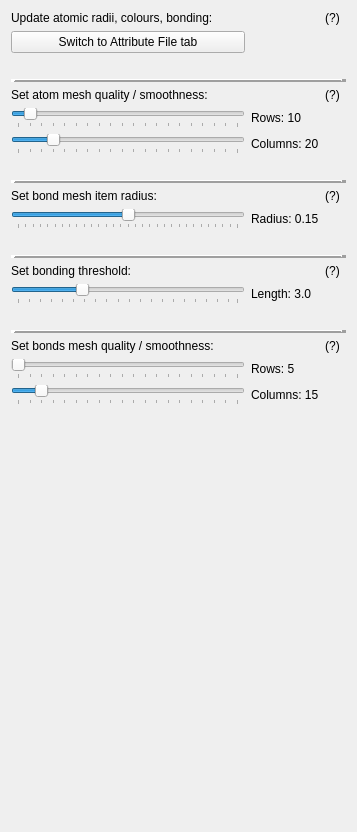
          <widget class="QWidget" name="scrollAreaWidgetContents_5">
           <property name="geometry">
            <rect>
             <x>0</x>
             <y>0</y>
             <width>357</width>
             <height>832</height>
            </rect>
           </property>
           <layout class="QGridLayout" name="gridLayout_15">
            <item row="11" column="2">
             <widget class="QLabel" name="label_22">
              <property name="toolTip">
               <string>&lt;html&gt;&lt;head/&gt;&lt;body&gt;&lt;p&gt;Adjust the radius of the bond mesh.&lt;/p&gt;&lt;/body&gt;&lt;/html&gt;</string>
              </property>
              <property name="text">
               <string>(?)</string>
              </property>
              <property name="alignment">
               <set>Qt::AlignCenter</set>
              </property>
             </widget>
            </item>
            <item row="21" column="2">
             <widget class="QLabel" name="label_20">
              <property name="toolTip">
               <string>&lt;html&gt;&lt;head/&gt;&lt;body&gt;&lt;p&gt;Mesh items for bonds are generated by default with 5 rows and 15 columns of data. Increasing the rows and / or columns increases the smoothness at the cost of performance.&lt;/p&gt;&lt;/body&gt;&lt;/html&gt;</string>
              </property>
              <property name="text">
               <string>(?)</string>
              </property>
              <property name="alignment">
               <set>Qt::AlignCenter</set>
              </property>
             </widget>
            </item>
            <item row="15" column="2">
             <widget class="QLabel" name="label_21">
              <property name="toolTip">
               <string>&lt;html&gt;&lt;head/&gt;&lt;body&gt;&lt;p&gt;Adjust the threshold to allow/disallow bonds of certain lengths to exist.&lt;/p&gt;&lt;/body&gt;&lt;/html&gt;</string>
              </property>
              <property name="text">
               <string>(?)</string>
              </property>
              <property name="alignment">
               <set>Qt::AlignCenter</set>
              </property>
             </widget>
            </item>
            <item row="6" column="2">
             <widget class="QLabel" name="label_14">
              <property name="toolTip">
               <string>&lt;html&gt;&lt;head/&gt;&lt;body&gt;&lt;p&gt;Mesh items for atoms are generated by default with 10 rows and 20 columns of data. Increasing the rows and / or columns increases the smoothness at the cost of performance.&lt;/p&gt;&lt;/body&gt;&lt;/html&gt;</string>
              </property>
              <property name="text">
               <string>(?)</string>
              </property>
              <property name="alignment">
               <set>Qt::AlignCenter</set>
              </property>
             </widget>
            </item>
            <item row="0" column="0" colspan="2">
             <widget class="QLabel" name="label_8">
              <property name="text">
               <string>Update atomic radii, colours, bonding:</string>
              </property>
             </widget>
            </item>
            <item row="5" column="0" colspan="4">
             <widget class="Line" name="line_19">
              <property name="frameShadow">
               <enum>QFrame::Raised</enum>
              </property>
              <property name="lineWidth">
               <number>5</number>
              </property>
              <property name="orientation">
               <enum>Qt::Horizontal</enum>
              </property>
             </widget>
            </item>
            <item row="6" column="0" colspan="2">
             <widget class="QLabel" name="label_9">
              <property name="text">
               <string>Set atom mesh quality / smoothness:</string>
              </property>
             </widget>
            </item>
            <item row="2" column="0">
             <widget class="QPushButton" name="switchToAttrFileTabButton">
              <property name="text">
               <string>Switch to Attribute File tab</string>
              </property>
             </widget>
            </item>
            <item row="7" column="0">
             <widget class="QSlider" name="atomRowSlider">
              <property name="minimum">
               <number>5</number>
              </property>
              <property name="maximum">
               <number>100</number>
              </property>
              <property name="singleStep">
               <number>5</number>
              </property>
              <property name="pageStep">
               <number>5</number>
              </property>
              <property name="value">
               <number>10</number>
              </property>
              <property name="orientation">
               <enum>Qt::Horizontal</enum>
              </property>
              <property name="tickPosition">
               <enum>QSlider::TicksBelow</enum>
              </property>
             </widget>
            </item>
            <item row="22" column="0">
             <widget class="QSlider" name="bondRowSlider">
              <property name="minimum">
               <number>5</number>
              </property>
              <property name="maximum">
               <number>100</number>
              </property>
              <property name="singleStep">
               <number>5</number>
              </property>
              <property name="pageStep">
               <number>5</number>
              </property>
              <property name="value">
               <number>5</number>
              </property>
              <property name="orientation">
               <enum>Qt::Horizontal</enum>
              </property>
              <property name="tickPosition">
               <enum>QSlider::TicksBelow</enum>
              </property>
             </widget>
            </item>
            <item row="15" column="0">
             <widget class="QLabel" name="label_18">
              <property name="text">
               <string>Set bonding threshold:</string>
              </property>
             </widget>
            </item>
            <item row="23" column="0">
             <widget class="QSlider" name="bondColSlider">
              <property name="minimum">
               <number>5</number>
              </property>
              <property name="maximum">
               <number>100</number>
              </property>
              <property name="singleStep">
               <number>5</number>
              </property>
              <property name="pageStep">
               <number>5</number>
              </property>
              <property name="value">
               <number>15</number>
              </property>
              <property name="orientation">
               <enum>Qt::Horizontal</enum>
              </property>
              <property name="tickPosition">
               <enum>QSlider::TicksBelow</enum>
              </property>
             </widget>
            </item>
            <item row="8" column="0">
             <widget class="QSlider" name="atomColSlider">
              <property name="minimum">
               <number>5</number>
              </property>
              <property name="maximum">
               <number>100</number>
              </property>
              <property name="singleStep">
               <number>5</number>
              </property>
              <property name="pageStep">
               <number>5</number>
              </property>
              <property name="value">
               <number>20</number>
              </property>
              <property name="orientation">
               <enum>Qt::Horizontal</enum>
              </property>
              <property name="tickPosition">
               <enum>QSlider::TicksBelow</enum>
              </property>
             </widget>
            </item>
            <item row="10" column="0" colspan="4">
             <widget class="Line" name="line_20">
              <property name="frameShadow">
               <enum>QFrame::Raised</enum>
              </property>
              <property name="lineWidth">
               <number>5</number>
              </property>
              <property name="orientation">
               <enum>Qt::Horizontal</enum>
              </property>
             </widget>
            </item>
            <item row="16" column="0">
             <widget class="QSlider" name="bondThresholdSlider">
              <property name="minimum">
               <number>1</number>
              </property>
              <property name="maximum">
               <number>100</number>
              </property>
              <property name="singleStep">
               <number>1</number>
              </property>
              <property name="pageStep">
               <number>5</number>
              </property>
              <property name="value">
               <number>30</number>
              </property>
              <property name="orientation">
               <enum>Qt::Horizontal</enum>
              </property>
              <property name="tickPosition">
               <enum>QSlider::TicksBelow</enum>
              </property>
             </widget>
            </item>
            <item row="21" column="0" colspan="2">
             <widget class="QLabel" name="label_19">
              <property name="text">
               <string>Set bonds mesh quality / smoothness:</string>
              </property>
             </widget>
            </item>
            <item row="19" column="0" colspan="4">
             <widget class="Line" name="line_22">
              <property name="frameShadow">
               <enum>QFrame::Raised</enum>
              </property>
              <property name="lineWidth">
               <number>5</number>
              </property>
              <property name="orientation">
               <enum>Qt::Horizontal</enum>
              </property>
             </widget>
            </item>
            <item row="11" column="0">
             <widget class="QLabel" name="label_15">
              <property name="text">
               <string>Set bond mesh item radius:</string>
              </property>
             </widget>
            </item>
            <item row="12" column="0">
             <widget class="QSlider" name="bondRadiusSlider">
              <property name="minimum">
               <number>0</number>
              </property>
              <property name="maximum">
               <number>30</number>
              </property>
              <property name="singleStep">
               <number>1</number>
              </property>
              <property name="pageStep">
               <number>1</number>
              </property>
              <property name="value">
               <number>15</number>
              </property>
              <property name="orientation">
               <enum>Qt::Horizontal</enum>
              </property>
              <property name="tickPosition">
               <enum>QSlider::TicksBelow</enum>
              </property>
             </widget>
            </item>
            <item row="14" column="0" colspan="4">
             <widget class="Line" name="line_21">
              <property name="frameShadow">
               <enum>QFrame::Raised</enum>
              </property>
              <property name="lineWidth">
               <number>5</number>
              </property>
              <property name="orientation">
               <enum>Qt::Horizontal</enum>
              </property>
             </widget>
            </item>
            <item row="16" column="1" colspan="2">
             <widget class="QLabel" name="bondThresholdSliderLabel">
              <property name="text">
               <string>Length: 3.0</string>
              </property>
             </widget>
            </item>
            <item row="24" column="0">
             <spacer name="verticalSpacer_20">
              <property name="orientation">
               <enum>Qt::Vertical</enum>
              </property>
              <property name="sizeType">
               <enum>QSizePolicy::Expanding</enum>
              </property>
              <property name="sizeHint" stdset="0">
               <size>
                <width>20</width>
                <height>300</height>
               </size>
              </property>
             </spacer>
            </item>
            <item row="23" column="1" colspan="2">
             <widget class="QLabel" name="bondColSliderLabel">
              <property name="text">
               <string>Columns: 15</string>
              </property>
             </widget>
            </item>
            <item row="12" column="1" colspan="2">
             <widget class="QLabel" name="bondRadiusSliderLabel">
              <property name="text">
               <string>Radius: 0.15</string>
              </property>
             </widget>
            </item>
            <item row="9" column="0">
             <spacer name="verticalSpacer_17">
              <property name="orientation">
               <enum>Qt::Vertical</enum>
              </property>
              <property name="sizeType">
               <enum>QSizePolicy::Fixed</enum>
              </property>
              <property name="sizeHint" stdset="0">
               <size>
                <width>20</width>
                <height>20</height>
               </size>
              </property>
             </spacer>
            </item>
            <item row="22" column="1" colspan="2">
             <widget class="QLabel" name="bondRowSliderLabel">
              <property name="text">
               <string>Rows: 5</string>
              </property>
             </widget>
            </item>
            <item row="7" column="1" colspan="2">
             <widget class="QLabel" name="atomRowSliderLabel">
              <property name="text">
               <string>Rows: 10</string>
              </property>
             </widget>
            </item>
            <item row="3" column="0">
             <spacer name="verticalSpacer_16">
              <property name="orientation">
               <enum>Qt::Vertical</enum>
              </property>
              <property name="sizeType">
               <enum>QSizePolicy::Fixed</enum>
              </property>
              <property name="sizeHint" stdset="0">
               <size>
                <width>20</width>
                <height>20</height>
               </size>
              </property>
             </spacer>
            </item>
            <item row="13" column="0">
             <spacer name="verticalSpacer_18">
              <property name="orientation">
               <enum>Qt::Vertical</enum>
              </property>
              <property name="sizeType">
               <enum>QSizePolicy::Fixed</enum>
              </property>
              <property name="sizeHint" stdset="0">
               <size>
                <width>20</width>
                <height>20</height>
               </size>
              </property>
             </spacer>
            </item>
            <item row="18" column="0">
             <spacer name="verticalSpacer_19">
              <property name="orientation">
               <enum>Qt::Vertical</enum>
              </property>
              <property name="sizeType">
               <enum>QSizePolicy::Fixed</enum>
              </property>
              <property name="sizeHint" stdset="0">
               <size>
                <width>20</width>
                <height>20</height>
               </size>
              </property>
             </spacer>
            </item>
            <item row="8" column="1">
             <widget class="QLabel" name="atomColSliderLabel">
              <property name="text">
               <string>Columns: 20</string>
              </property>
             </widget>
            </item>
            <item row="0" column="2">
             <widget class="QLabel" name="label_23">
              <property name="toolTip">
               <string>&lt;html&gt;&lt;head/&gt;&lt;body&gt;&lt;p&gt;Update the attribute file to change the default allowed bonds, radii and colour of elements.&lt;/p&gt;&lt;/body&gt;&lt;/html&gt;</string>
              </property>
              <property name="text">
               <string>(?)</string>
              </property>
              <property name="alignment">
               <set>Qt::AlignCenter</set>
              </property>
             </widget>
            </item>
           </layout>
          </widget>
